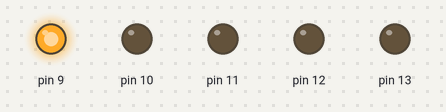
Recording of a sketch running on a simulated Arduino Uno, built with avr-gcc and run on an emulated ATmega328P. On the bench: output pins drawn as LEDs (lit = HIGH).

Above: at 0.5 s.
At 2.5 s:
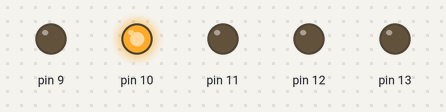
At 4.5 s:
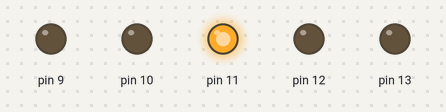
At 6.5 s:
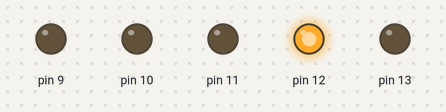
At 8.5 s:
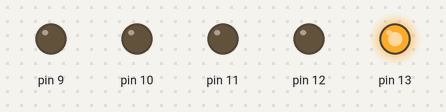
At 11.5 s:
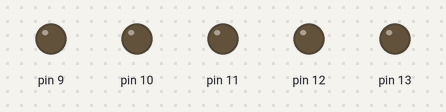
Timing chart, 0 to 13.0 s (numbered marks = the images above):
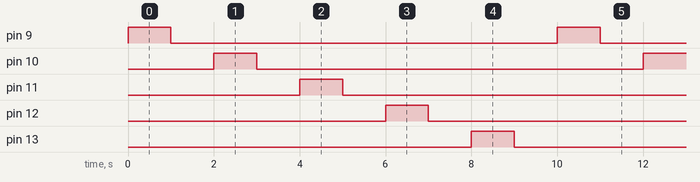

Measured:
- by itself, pin 9–13: alternates HIGH for 1.0 s and LOW for 9.0 s
- by itself, everything shown: repeats every 10.0 s, in 10 steps

The sketch:

lesson_02-3-while_loop.ino
```cpp
// (licence header left out)
void setup() {
  // put your setup code here, to run once:

  for (int i = 9; i < 14; i++) {
    pinMode(i, OUTPUT);
  }

}

void loop() {
  // put your main code here, to run repeatedly:

int i = 9;
  while (i < 14) {
    digitalWrite(i, HIGH);
    delay(1000);
    digitalWrite(i, LOW);
    delay(1000);
    i++;
  }


}
```
